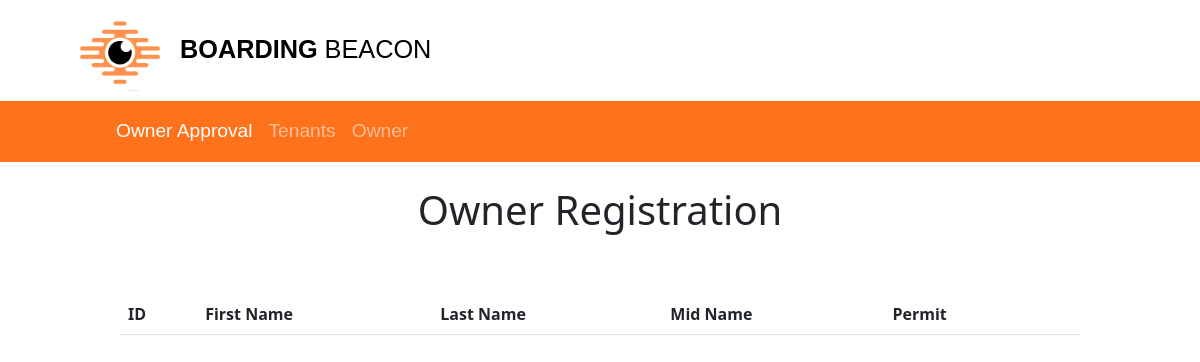
The page /owner-approval.php on the database as committed earlier.
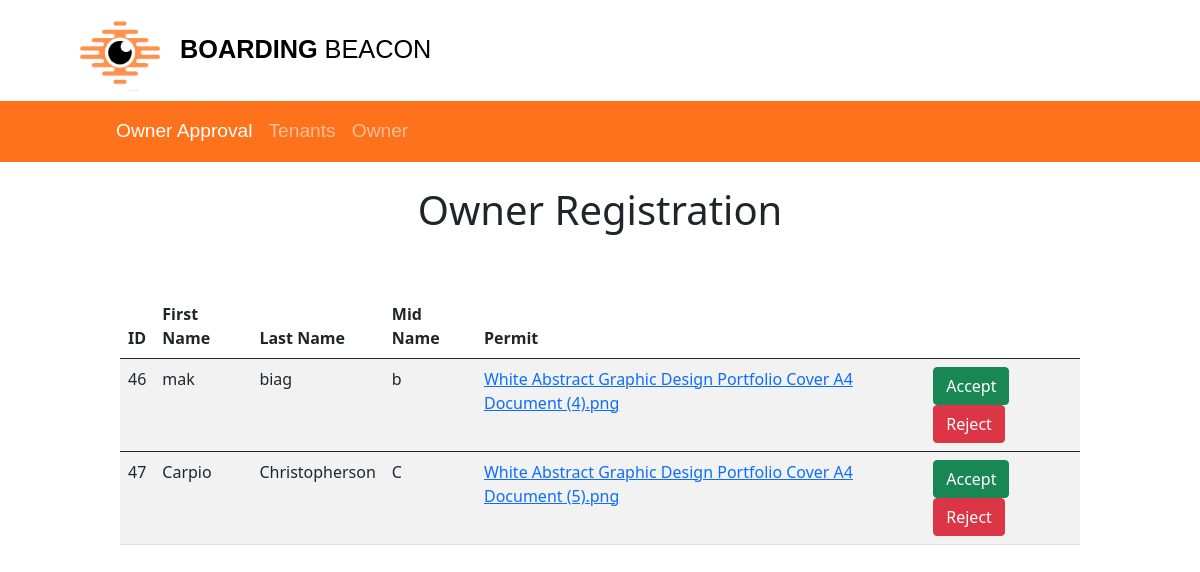
The same page on the database as committed later.
### tables this page shows
CREATE TABLE `owner` (
  `ownerID` int(11) NOT NULL,
  `fname` varchar(255) NOT NULL,
  `lname` varchar(255) NOT NULL,
  `password` varchar(255) NOT NULL,
  `username` varchar(255) NOT NULL,
  `midname` varchar(255) NOT NULL,
  `sex` varchar(255) NOT NULL,
  `contactNo` int(13) NOT NULL,
  `address` varchar(255) NOT NULL,
  `permit` varchar(255) NOT NULL,
  `accstatus` varchar(255) NOT NULL
);

### owner-approval.php (the view, shortened to what this page needs)
<?php
require 'db.php';
?>
<!DOCTYPE html>
<html lang="en">
<head>
    <link rel="stylesheet" href="css/tenant-home8.css">
    <link href="https://cdn.jsdelivr.net/npm/bootstrap@5.0.2/dist/css/bootstrap.min.css" rel="stylesheet">
</head>
<body>
<header>
        <div class="top-section">
            <img class="logo" src="images/image-logo.png" alt="PSU Logo">
            <label><b>BOARDING</b><span class="brand-name"> <b></b>BEACON</span></label>
        </div>
    </header>
       <nav class="navbar navbar-expand-sm navbar-dark">
            <div class="container">
            <ul class="navbar-nav">
                <li class="nav-item">
                    <a class="nav-link active" href="owner-approval.php">Owner Approval</a>
                </li>
                <li class="nav-item">
                    <a class="nav-link" href="admin-tenants.php">Tenants</a>
                </li>
                <li class="nav-item">
                    <a class="nav-link" href="admin-owner.php">Owner</a>
                </li>
                </ul>
                </div>
        </nav>
    <div class="center">
        <h1>Owner Registration</h1>
        <table class='table table-striped'>
    <thead>
        <tr>
            <th>ID</th>
            <th>First Name</th>
            <th>Last Name</th>
            <th>Mid Name</th>
            <th>Permit</th>
            <th></th>
        </tr>
    </thead>
<?php
$query = "SELECT owner.ownerID, owner.fname, owner.lname, owner.midname, owner.permit FROM owner WHERE accstatus = 'pending' ORDER BY ownerID ASC";
$result = mysqli_query($con, $query);
while ($row = mysqli_fetch_array($result)) {
?>
    <tbody>
        <tr>
            <td><?php echo $row['ownerID']; ?></td>
            <td><?php echo $row['fname']; ?></td>
            <td><?php echo $row['lname']; ?></td>
            <td><?php echo $row['midname']; ?></td>
            <td>
                <a href="permits/<?php echo $row['permit']; ?>" target="_blank"><?php echo $row['permit']; ?></a>
            </td>
            <td>
                <form action="owner-approval.php" method="post">
                    <Button type='submit' name="approve" value="Approve" class='btn btn-success'>Accept</Button>
                    <Button type='submit' name="reject" value="Reject" class='btn btn-danger'>Reject</Button>
                </form>
            </td>
        </tr>
    </tbody>
<?php } ?>
</table>
    </div>
</body>
</html>

Rows that differ between the two databases and show on the page:
added owner: ownerID "46", fname "mak", lname "biag", midname "b", permit "White Abstract Graphic Design Portfolio Cover A4 Document (4).png"
added owner: ownerID "47", fname "Carpio", lname "Christopherson", midname "C", permit "White Abstract Graphic Design Portfolio Cover A4 Document (5).png"
